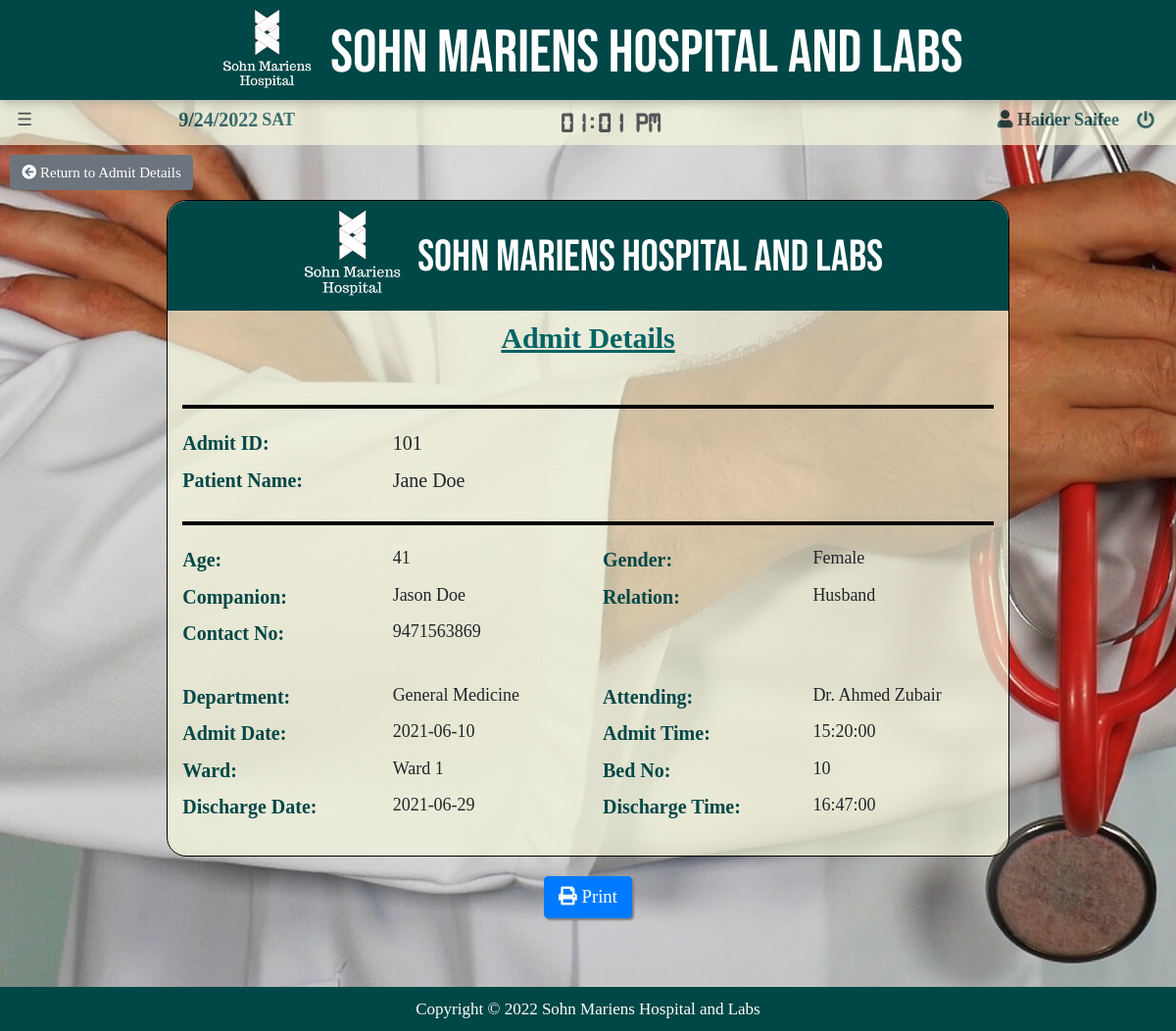
/Management/admit_cdetails.php?a=101 (signed in), run on the app's committed database.
### tables this page shows
CREATE TABLE `employee` (
  `ID` int(10) UNSIGNED NOT NULL,
  `name` varchar(111) NOT NULL,
  `fname` varchar(111) NOT NULL,
  `mname` varchar(111) NOT NULL,
  `gender` varchar(111) NOT NULL,
  `dob` date NOT NULL,
  `aadhar` varchar(250) NOT NULL,
  `photo` varchar(111) NOT NULL,
  `mob` varchar(111) NOT NULL,
  `mobb` varchar(111) NOT NULL,
  `email` varchar(111) NOT NULL,
  `r_address` varchar(200) NOT NULL,
  `p_address` varchar(200) NOT NULL,
  `board` varchar(7) NOT NULL,
  `school` varchar(50) NOT NULL,
  `xiipercent` float NOT NULL,
  `marksheet` varchar(111) NOT NULL,
  `diploma` varchar(50) NOT NULL,
  `dip_file` varchar(111) NOT NULL,
  `bac_deg_file` varchar(111) NOT NULL,
  `bac_clg` varchar(111) NOT NULL,
  `bac_deg_name` varchar(111) NOT NULL,
  `mas_deg_file` varchar(111) NOT NULL,
  `mas_clg` varchar(111) NOT NULL,
  `mas_deg_name` varchar(111) NOT NULL,
  `doc_file` varchar(111) NOT NULL,
  `doc_clg` varchar(111) NOT NULL,
  `spl` varchar(111) NOT NULL,
  `exp` varchar(20) NOT NULL,
  `lastjob` varchar(40) NOT NULL,
  `oname` varchar(111) NOT NULL,
  `pan` varchar(10) NOT NULL,
  `bname` varchar(300) NOT NULL,
  `acno` int(20) NOT NULL,
  `ifsc` varchar(60) NOT NULL,
  `dept_id` int(11) NOT NULL,
  `position` varchar(100) NOT NULL,
  `j_date` date NOT NULL,
  `salary` float NOT NULL,
  `hasaccount` tinyint(1) NOT NULL
);

CREATE TABLE `admit` (
  `pid` int(11) NOT NULL,
  `patid` int(11) NOT NULL,
  `pname` varchar(110) NOT NULL,
  `age` int(11) NOT NULL,
  `gender` varchar(100) NOT NULL,
  `ad_date` date NOT NULL,
  `ad_time` time NOT NULL,
  `department` int(11) NOT NULL,
  `doc_name` varchar(200) NOT NULL,
  `cname` varchar(200) NOT NULL,
  `rel` varchar(200) NOT NULL,
  `phno` varchar(15) NOT NULL,
  `mail` varchar(100) NOT NULL,
  `ward` varchar(100) NOT NULL,
  `bno` int(20) NOT NULL,
  `isadmit` tinyint(1) NOT NULL,
  `dis_date` date DEFAULT NULL,
  `dis_time` time NOT NULL,
  `vistag` tinyint(1) NOT NULL
);

CREATE TABLE `departments` (
  `dept_id` int(11) NOT NULL,
  `Name` varchar(25) NOT NULL,
  `isDoctor` tinyint(1) NOT NULL,
  `isloginallowed` tinyint(1) NOT NULL
);

### Management/admit_cdetails.php (the view, shortened to what this page needs)
<html lang="en">
<head>
  <?php
    $id=$_REQUEST["a"];
    include '../bootstrap.php';
    include '../database_connect.php';
    $r1=mysqli_query($con,"select pid,pname,age,gender,departments.name,doc_name,ad_date,ad_time,ward,bno,dis_date,dis_time,isadmit,cname,rel,phno from admit inner join departments on admit.department=departments.dept_id where pid='$id'");
    if($r1)
    {
      if($rowx=mysqli_fetch_array($r1))
      {
  ?>
  <link rel="stylesheet" type="text/css" href="../styles/tag_printer.css">
</head>
<body>
<header>
  <?php include 'header.php';?>
</header>
<main>
  <div id="back">
    <a href="admit_details.php" class='btn btn-secondary'><i class="fas fa-arrow-circle-left"></i> Return to Admit Details</a>
  </div>
  <div class="container">
    <div class="row">
      <div class="col-12 col-sm-12 col-md-12 col-lg-9 box-body">
        <div class="row">
          <div class="heading col-sm-12" style="border-top: none;">
            <h1><img src="../images/logo.png" style="width: 120px;height: auto;"> SOHN MARIENS HOSPITAL AND LABS</h1>
          </div>
        </div>
        <div class="row">
            <div class="heading1 col-sm-12">
              <h3>Admit Details </h3>
            </div>
        </div>
        <div class="row">
          <div class="col-sm-12 col-md-12 col-lg-12">
            <hr style="border:2px solid black" />
          </div>
        </div>
        <div class="row">
              <div class="col-5 col-sm-4 col-md-3 col-lg-3">
                <label for="name" class="control-label label1">Admit ID:</label>
              </div>
              <div class="col-4 col-sm-7 col-md-6 col-lg-6">
               <span style="font-size: 20px;"><?php  echo $rowx[0]; ?></span>
            </div>
          </div>
        <div class="row">
            <div class="col-5 col-sm-4 col-md-3 col-lg-3">
                <label for="name" class="control-label label1">Patient Name:</label>
              </div>
              <div class="col-6 col-sm-7 col-md-6 col-lg-6">
               <span style="font-size: 20px;"><?php  echo $rowx[1]; ?></span>
            </div>
          </div>
        <div class="row">
              <div class="col-sm-12 col-md-12 col-lg-12">
                <hr style="border:2px solid black" />
              </div>
          </div>
          <div class="row">
              <div class="col-4 col-sm-4 col-md-3 col-lg-3">
                <label for="name" class="control-label label1">Age:</label>
              </div>
              <div class="col-8 col-sm-7 col-md-3 col-lg-3">
               <?php  echo $rowx[2]; ?>
            </div>
              <div class="col-4 col-sm-4 col-md-2 col-lg-3">
                <label for="name" class="control-label label1">Gender:</label>
              </div>
              <div class="col-3 col-sm-7 col-md-3 col-lg-3">
               <?php  echo $rowx[3]; ?>
              </div>
          </div>
          <div class="row">
              <div class="col-4 col-sm-4 col-md-3 col-lg-3">
                <label for="name" class="control-label label1">Companion:</label>
              </div>
              <div class="col-6 col-sm-7 col-md-3 col-lg-3">
               <?php  echo $rowx[13];?>
              </div>
              <div class="col-4 col-sm-4 col-md-2 col-lg-3">
                <label for="name" class="control-label label1">Relation:</label>
              </div>
              <div class="col-6 col-sm-7 col-md-3 col-lg-3">
               <?php  echo $rowx[14]; ?>
              </div>
          </div>
          <div class="row">
              <div class="col-4 col-sm-4 col-md-3 col-lg-3">
                <label for="name" class="control-label label1">Contact No:</label>
              </div>
              <div class="col-4 col-sm-7 col-md-3 col-lg-3">
               <?php  echo $rowx[15]; ?>
              </div>
          </div>
          <div class="row">
              <div class="col-4 col-sm-4 col-md-3 col-lg-3">
                <label for="name" class="control-label label1">Department:</label>
              </div>
              <div class="col-8 col-sm-7 col-md-3 col-lg-3">
               <?php  echo $rowx[4]; ?>
              </div>
              <div class="col-4 col-sm-4 col-md-3 col-lg-3">
                <label for="name" class="control-label label1">Attending:</label>
              </div>
              <div class="col-8 col-sm-7 col-md-3 col-lg-3">
               <?php  echo $rowx[5]; ?>
              </div>
          </div>
          <div class="row">
              <div class="col-4 col-sm-4 col-md-3 col-lg-3">
                <label for="name" class="control-label label1">Admit Date:</label>
              </div>
              <div class="col-8 col-sm-7 col-md-3 col-lg-3">
               <?php  echo $rowx[6]; ?>
              </div>
              <div class="col-4 col-sm-4 col-md-3 col-lg-3">
                <label for="name" class="control-label label1">Admit Time:</label>
              </div>
              <div class="col-4 col-sm-7 col-md-2 col-lg-3">
               <?php  echo $rowx[7]; ?>
              </div>
          </div>
          <div class="row">
              <div class="col-4 col-sm-4 col-md-3 col-lg-3">
                <label for="name" class="control-label label1">Ward:</label>
              </div>
              <div class="col-8 col-sm-7 col-md-3 col-lg-3">
               <?php  echo $rowx[8]; ?>
              </div>
              <div class="col-4 col-sm-4 col-md-3 col-lg-3">
                <label for="name" class="control-label label1">Bed No:</label>
              </div>
              <div class="col-4 col-sm-7 col-md-3 col-lg-3">
               <?php  echo $rowx[9]; ?>
              </div>
          </div>
          <?php if($rowx[12]=='0')
            {
            ?>
          <div class="row">
              <div class="col-sm-4 col-md-2 col-lg-3">
                <label for="name" class="control-label label1">Discharge Date:</label>
              </div>
              <div class="col-sm-7 col-md-3 col-lg-3">
               <?php  echo $rowx[10]; ?>
              </div>
              <div class="col-sm-4 col-md-2 col-lg-3">
                <label for="name" class="control-label label1">Discharge Time:</label>
              </div>
              <div class="col-sm-7 col-md-2 col-lg-3">
               <?php  echo $rowx[11]; ?>
              </div>
          </div>
        <?php }?>
          <div class="row">
            <div class="col-sm-12 col-md-12 col-lg-12 sdiv text-center">
            </div>
          </div>
      </div>
    </div>
  </div>
  <div id="reprint">
    <button class='btn btn-primary btn-lg' onclick="window.print();" name="print" style="border:none;box-shadow: 2px 2px 2px gray;"><i class="fas fa-print"></i> Print</button>
  </div>
</main>
<footer>
  Copyright &copy; <script type="text/javascript">document.write(new Date().getFullYear());</script>    <a> Sohn Mariens Hospital and Labs</a>
</footer>
</body>
<?php
      }
    }
    else echo mysqli_error($con);
?>
</html>
<?php include '../mydetails.php';?>

### Management/header.php (shortened to what this page needs)
<link rel="stylesheet" type="text/css" href="../styles/header.css">
<?php
    include ('../database_connect.php');
    $eid=$_SESSION["eid"];
    $r=mysqli_query($con,"select name from employee where id='$eid'");
  ?>
  <div class="hname">
    <img id="logo" src="../images/logo.png" style="width: 120px;height: auto;"> SOHN MARIENS HOSPITAL AND LABS
  </div>
<div class="sb">
  <table>
    <tr>
      <td><button class="w3-button w3-large" onclick="w3_open()">☰</button></td>
      <td id="dc" style="width: 480px;text-align: center;"><span id="date"></span> <span id="day"></span></td>
      <td id="cc" style="width: 570px;text-align: center;"><span id="clock">00:00:00</span></td>
      <td id="uname"><?php if($row=mysqli_fetch_array($r)) echo "<span id='user-name'><i class='fas fa-user'></i>  $row[0]</span>"; ?></td>
      <td class="logout" ><button title="Logout" class="w3-button w3-xlarge" id="lo" onclick="location.href='../logout.php'"><i class="fas fa-power-off"></i> </button></td>
    </tr>
  </table>
</div>

### styles/w3.css (style rules this page uses)
html { box-sizing:border-box }
*,*:before,*:after { box-sizing:inherit }
html { -ms-text-size-adjust:100%;-webkit-text-size-adjust:100% }
body { margin:0 }
article,aside,details,figcaption,figure,footer,header,main,menu,nav,section { display:block }
a { background-color:transparent }
img { border-style:none }
hr { box-sizing:content-box;height:0;overflow:visible }
button,input,select,textarea,optgroup { font:inherit;margin:0 }
button,input { overflow:visible }
button,select { text-transform:none }
button,[type=button],[type=reset],[type=submit] { -webkit-appearance:button }
html,body { font-family:Verdana,sans-serif;font-size:15px;line-height:1.5 }
html { overflow-x:hidden }
h1 { font-size:36px }
h3 { font-size:24px }
h1,h2,h3,h4,h5,h6 { font-family:"Segoe UI",Arial,sans-serif;font-weight:400;margin:10px 0 }
hr { border:0;border-top:1px solid #eee;margin:20px 0 }
img { vertical-align:middle }
a { color:inherit }
.w3-btn,.w3-button { border:none;display:inline-block;padding:8px 16px;vertical-align:middle;overflow:hidden;text-decoration:none;color:inherit;background-color:inherit;text-align:center;cursor:pointer;white-space:nowrap }
.w3-btn,.w3-button { -webkit-touch-callout:none;-webkit-user-select:none;-khtml-user-select:none;-moz-user-select:none;-ms-user-select:none;user-select:none }
.w3-large { font-size:18px!important }
.w3-xlarge { font-size:24px!important }

### styles/tag_printer.css (style rules this page uses)
.box-body { margin:auto; width:800px; margin-top: 10px; height:auto; background-color: rgba(245,245,220,0.7); border:1px solid black; }
.heading { margin-left: 0px; background-color: rgb(0,71,71); padding-top: 0px!important; border-bottom: 2px solid #004747; }
.heading1 { margin-top:0px; margin-bottom: 20px; color: rgb(0,100,100); }
h1 { text-align: center; margin: 0; font-size: 45px; font-family: for_heading; color:white; }
h3 { text-align: center; font-weight: bold; text-decoration: underline; font-size: 30px; font-family: for_body; }
.label1 { font-weight: bold; font-size: 20px; color: #004747; font-family:for_label1; }
#back { padding-top: 10px; padding-left: 10px; font-family: for_body; }
#reprint { text-align: center; padding-top: 20px; margin-bottom: 70px; font-family: for_label1; }

### Management/admit_cdetails.php (style rules this page uses)
body { font-size: 18px!important; }

### data on the page
employee: name "Haider Saifee"
admit: pid "101", pname "Jane Doe", age "41", gender "Female", cname "Jason Doe", rel "Husband", phno "9471563869", departments.Name "General Medicine", doc_name "Dr. Ahmed Zubair", ad_date "2021-06-10", ad_time "15:20:00", ward "Ward 1", bno "10", dis_date "2021-06-29", dis_time "16:47:00"
